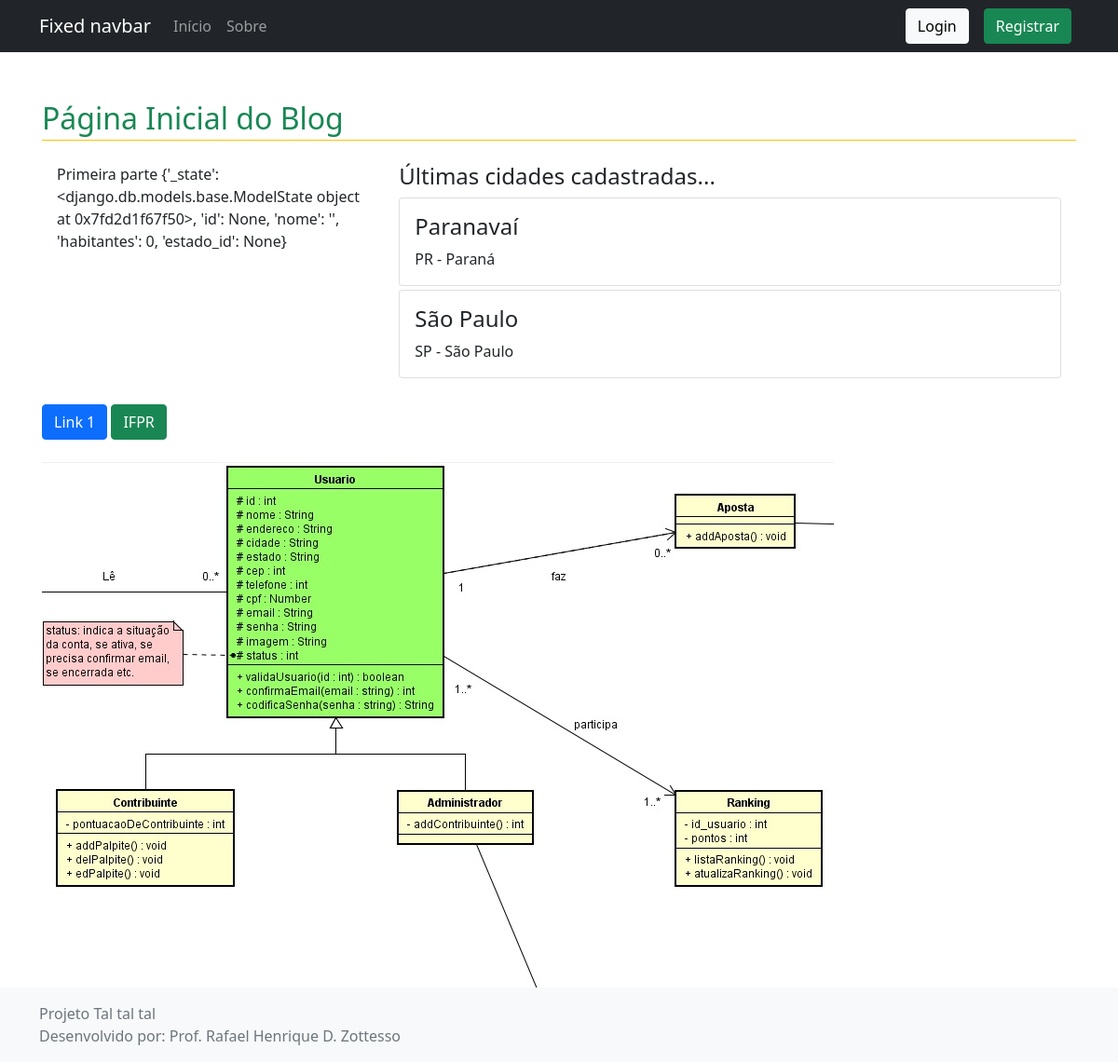
Before: /home/ with the older database file.
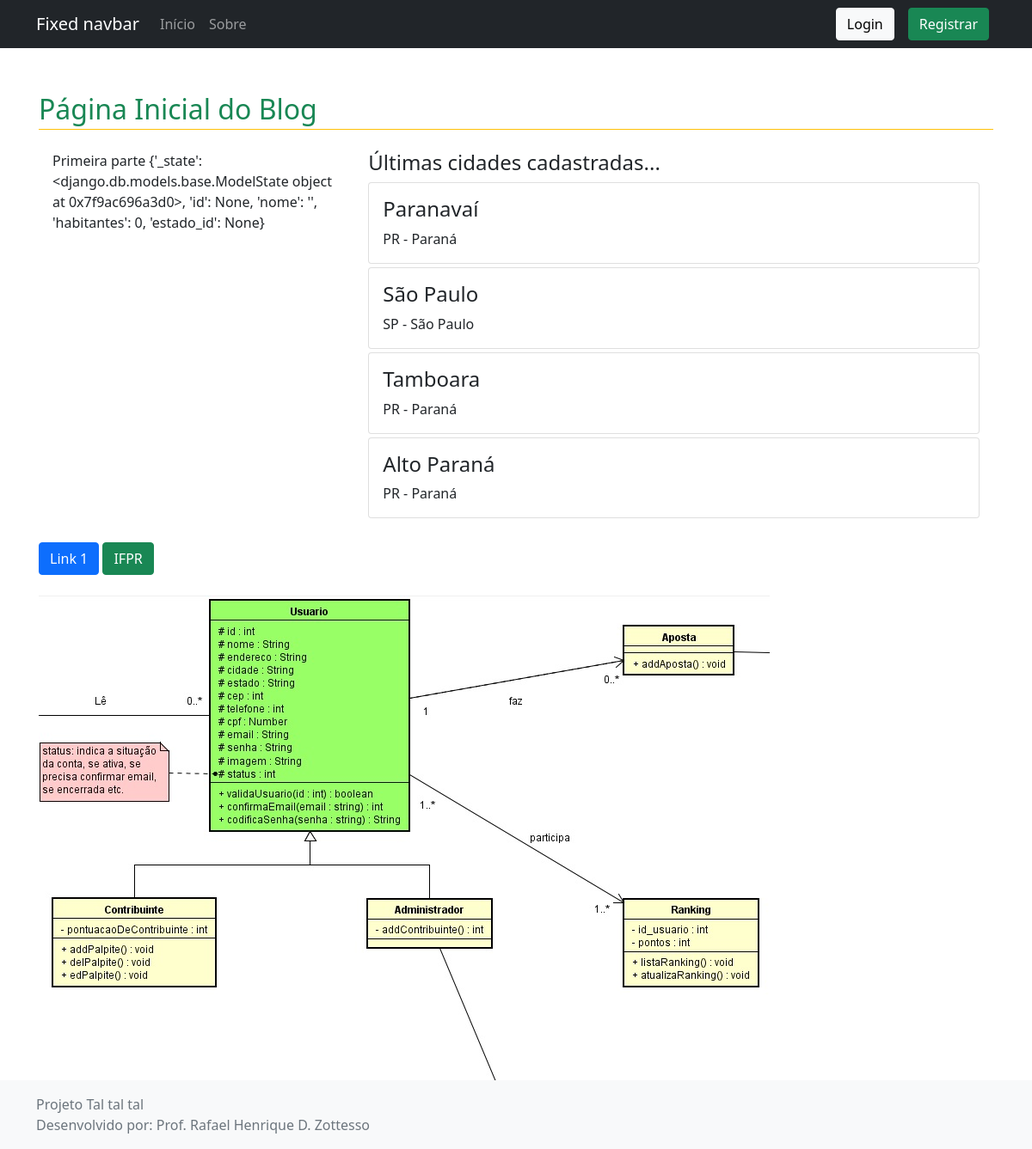
After: the same page with the newer database file.
### cadastros/models.py (models this page shows, shortened)
class Cidade(models.Model):
    nome = models.CharField(max_length=50, verbose_name="Nome da cidade", )
    habitantes = models.IntegerField(null=True, blank=True, default=0, help_text="Se você não sabe, informe zero.")
    estado = models.ForeignKey(Estado, on_delete=models.PROTECT)

class Estado(models.Model):
    sigla = models.CharField(max_length=2, unique=True)
    nome = models.CharField(max_length=50)
    def __str__(self):
        return self.sigla + ' - ' + self.nome

### paginas/views.py (the view)
# urls.py: path('home/', PaginaInicial.as_view(), name='index'),
class PaginaInicial(TemplateView):
    template_name = 'paginas/index.html'
    def get_context_data(self, **kwargs):
        context = super().get_context_data(**kwargs)
        context['cidades'] = Cidade.objects.all()
        cidade = Cidade()
        context['atributos'] = cidade.__dict__
        return context

### paginas/templates/paginas/index.html (shortened to what this page needs)
{% extends 'paginas/modelo.html' %}
{% load static %}
{% block conteudo %}
        <h2 class="text-success border-bottom border-warning pb-1 mt-4">
            Página Inicial do Blog
        </h2>
        <div class="row p-3 mb-2">
            <div class="col-4">
                Primeira parte
                {{atributos}}
            </div>
            <div class="col-8">
                <h4>Últimas cidades cadastradas...</h4>
                {% for c in cidades %}
                <div class="card text-left my-1">
                  <div class="card-body">
                    <h4 class="card-title">{{ c.nome }}</h4>
                    <p class="card-text">{{ c.estado }}</p>
                  </div>
                </div>
                {% empty %}
                <p>Nenhum registro encontrado...</p>
                {% endfor %}
            </div>
        </div>
        <a href="#" class="btn btn-primary">Link 1</a>
        <a href="#" class="btn btn-success">IFPR</a>
        <br><br>
        <img src="{% static 'imagens/dc.jpg' %}" alt="" class="img-fluid">
{% endblock %}

### paginas/templates/paginas/modelo.html (shortened to what this page needs)
{% load static %}
<!doctype html>
<html lang="pt-br" class="h-100">
<head>
    <link href="{% static 'css/bootstrap.css' %}" rel="stylesheet">
</head>
<body class="d-flex flex-column h-100">
    <header>
        <nav class="navbar navbar-expand-md navbar-dark fixed-top bg-dark">
            <div class="container">
                <a class="navbar-brand" href="#">Fixed navbar</a>
                <div class="collapse navbar-collapse" id="navbarCollapse">
                    <ul class="navbar-nav me-auto mb-2 mb-md-0">
                        <li class="nav-item">
                            <a class="nav-link" aria-current="page" href="{% url 'index-2' %}">Início</a>
                        </li>
                        <li class="nav-item">
                            <a class="nav-link" href="{% url 'sobre' %}">Sobre</a>
                        </li>
                    </ul>
                    {% if request.user.is_authenticated %}
                    <div class="dropdown">
                        <button class="btn btn-light dropdown-toggle" type="button" id="dropdownMenuButton1" data-bs-toggle="dropdown"
                            aria-expanded="false">
                            {{ request.user }}
                        </button>
                        <ul class="dropdown-menu" aria-labelledby="dropdownMenuButton1">
                            <li><a class="dropdown-item" href="{% url 'atualizar-dados' %}">Meu perfil</a></li>
                            <li><a class="dropdown-item" href="#">Alterar senha</a></li>
                            <li>
                                <hr class="dropdown-divider">
                            </li>
                            <li><a class="dropdown-item" href="{% url 'logout' %}">Logout</a></li>
                        </ul>
                    </div>
                    {% else %}
                    <a href="{% url 'login' %}" class="btn btn-light mx-2">Login</a>
                    <a href="{% url 'registrar' %}" class="btn btn-success mx-2">Registrar</a>
                    {% endif %}
                </div>
            </div>
        </nav>
    </header>
    <main class="flex-shrink-0">
        <div class="container">
            <br>
            {% block conteudo %}{% endblock %}
        </div>
    </main>
    <footer class="footer mt-auto py-3 bg-light">
        <div class="container">
            <span class="text-muted">
                {% block rodape %}
                Projeto Tal tal tal <br>
                Desenvolvido por: Prof. Rafael Henrique D. Zottesso
                {% endblock %}
            </span>
        </div>
    </footer>
</body>
</html>

### paginas/templates/paginas/modelo.html (style rules this page uses)
main > .container { padding: 60px 15px 0; }

Changed rows visible on the page:
added Cidade: nome "Tamboara", estado "PR - Paraná"
added Cidade: nome "Alto Paraná", estado "PR - Paraná"
Other visible differences:
{{ atributos }}: "{'_state': <django.db.models.base.ModelState object at 0x7fd2d1f67f50>, 'id': None, 'nome': '', 'habitantes': 0, 'estado_id': None}" → "{'_state': <django.db.models.base.ModelState object at 0x7f9ac696a3d0>, 'id': None, 'nome': '', 'habitantes': 0, 'estado_id': None}"
